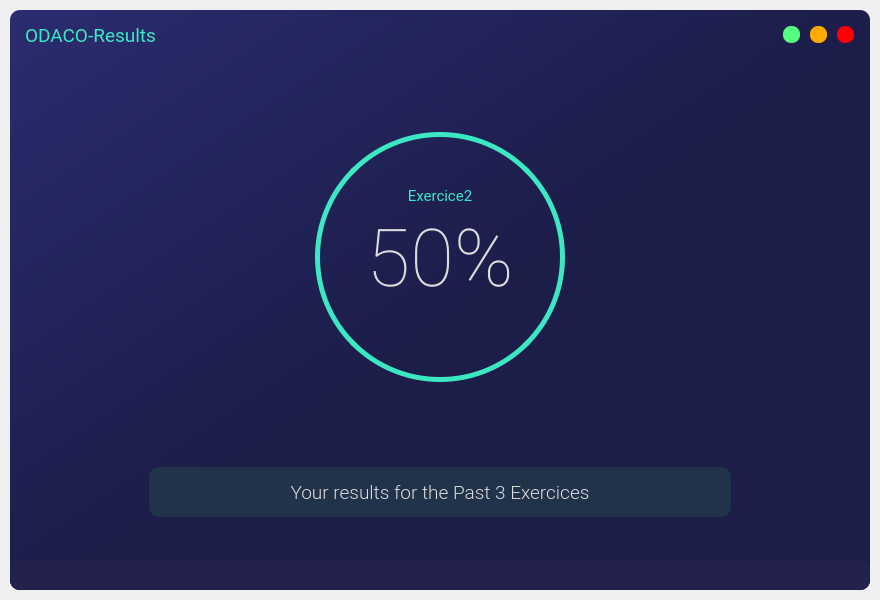
<?xml version="1.0" encoding="UTF-8"?>
<ui version="4.0">
 <class>MainWindow</class>
 <widget class="QMainWindow" name="MainWindow">
  <property name="geometry">
   <rect>
    <x>0</x>
    <y>0</y>
    <width>880</width>
    <height>600</height>
   </rect>
  </property>
  <property name="minimumSize">
   <size>
    <width>880</width>
    <height>600</height>
   </size>
  </property>
  <property name="windowTitle">
   <string>MainWindow</string>
  </property>
  <widget class="QWidget" name="centralwidget">
   <layout class="QVBoxLayout" name="drop_shadow_layout">
    <property name="spacing">
     <number>0</number>
    </property>
    <property name="leftMargin">
     <number>10</number>
    </property>
    <property name="topMargin">
     <number>10</number>
    </property>
    <property name="rightMargin">
     <number>10</number>
    </property>
    <property name="bottomMargin">
     <number>10</number>
    </property>
    <item>
     <widget class="QFrame" name="drop_shadow_frame">
      <property name="styleSheet">
       <string notr="true">background-color: qlineargradient(spread:pad, x1:0, y1:0, x2:1, y2:1, stop:0 rgba(42, 44, 111, 255), stop:0.521368 rgba(28, 29, 73, 255));
border-radius: 10px;</string>
      </property>
      <property name="frameShape">
       <enum>QFrame::NoFrame</enum>
      </property>
      <property name="frameShadow">
       <enum>QFrame::Raised</enum>
      </property>
      <layout class="QVBoxLayout" name="verticalLayout">
       <property name="spacing">
        <number>0</number>
       </property>
       <property name="leftMargin">
        <number>0</number>
       </property>
       <property name="topMargin">
        <number>0</number>
       </property>
       <property name="rightMargin">
        <number>0</number>
       </property>
       <property name="bottomMargin">
        <number>0</number>
       </property>
       <item>
        <widget class="QFrame" name="title_bar">
         <property name="maximumSize">
          <size>
           <width>16777215</width>
           <height>50</height>
          </size>
         </property>
         <property name="styleSheet">
          <string notr="true">background-color: none;</string>
         </property>
         <property name="frameShape">
          <enum>QFrame::NoFrame</enum>
         </property>
         <property name="frameShadow">
          <enum>QFrame::Raised</enum>
         </property>
         <layout class="QHBoxLayout" name="horizontalLayout">
          <property name="spacing">
           <number>0</number>
          </property>
          <property name="leftMargin">
           <number>0</number>
          </property>
          <property name="topMargin">
           <number>0</number>
          </property>
          <property name="rightMargin">
           <number>0</number>
          </property>
          <property name="bottomMargin">
           <number>0</number>
          </property>
          <item>
           <widget class="QFrame" name="frame_title">
            <property name="minimumSize">
             <size>
              <width>0</width>
              <height>50</height>
             </size>
            </property>
            <property name="font">
             <font>
              <family>Roboto Condensed Light</family>
              <pointsize>14</pointsize>
             </font>
            </property>
            <property name="frameShape">
             <enum>QFrame::StyledPanel</enum>
            </property>
            <property name="frameShadow">
             <enum>QFrame::Raised</enum>
            </property>
            <layout class="QVBoxLayout" name="verticalLayout_2">
             <property name="spacing">
              <number>0</number>
             </property>
             <property name="leftMargin">
              <number>15</number>
             </property>
             <property name="topMargin">
              <number>0</number>
             </property>
             <property name="rightMargin">
              <number>0</number>
             </property>
             <property name="bottomMargin">
              <number>0</number>
             </property>
             <item>
              <widget class="QLabel" name="label_title">
               <property name="font">
                <font>
                 <family>Roboto</family>
                 <pointsize>14</pointsize>
                </font>
               </property>
               <property name="styleSheet">
                <string notr="true">color: rgb(60, 231, 195);</string>
               </property>
               <property name="text">
                <string>ODACO-Results</string>
               </property>
              </widget>
             </item>
            </layout>
           </widget>
          </item>
          <item>
           <widget class="QFrame" name="frame_btns">
            <property name="maximumSize">
             <size>
              <width>100</width>
              <height>16777215</height>
             </size>
            </property>
            <property name="frameShape">
             <enum>QFrame::StyledPanel</enum>
            </property>
            <property name="frameShadow">
             <enum>QFrame::Raised</enum>
            </property>
            <layout class="QHBoxLayout" name="horizontalLayout_3">
             <item>
              <widget class="QPushButton" name="btn_maximize">
               <property name="minimumSize">
                <size>
                 <width>16</width>
                 <height>16</height>
                </size>
               </property>
               <property name="maximumSize">
                <size>
                 <width>17</width>
                 <height>17</height>
                </size>
               </property>
               <property name="toolTip">
                <string>Maximize</string>
               </property>
               <property name="styleSheet">
                <string notr="true">QPushButton {
	border: none;
	border-radius: 8px;	
	background-color: rgb(85, 255, 127);
}
QPushButton:hover {	
	background-color: rgba(85, 255, 127, 150);
}</string>
               </property>
               <property name="text">
                <string/>
               </property>
              </widget>
             </item>
             <item>
              <widget class="QPushButton" name="btn_minimize">
               <property name="minimumSize">
                <size>
                 <width>16</width>
                 <height>16</height>
                </size>
               </property>
               <property name="maximumSize">
                <size>
                 <width>17</width>
                 <height>17</height>
                </size>
               </property>
               <property name="toolTip">
                <string>Minimize</string>
               </property>
               <property name="styleSheet">
                <string notr="true">QPushButton {
	border: none;
	border-radius: 8px;		
	background-color: rgb(255, 170, 0);
}
QPushButton:hover {	
	background-color: rgba(255, 170, 0, 150);
}</string>
               </property>
               <property name="text">
                <string/>
               </property>
              </widget>
             </item>
             <item>
              <widget class="QPushButton" name="btn_close">
               <property name="minimumSize">
                <size>
                 <width>16</width>
                 <height>16</height>
                </size>
               </property>
               <property name="maximumSize">
                <size>
                 <width>17</width>
                 <height>17</height>
                </size>
               </property>
               <property name="toolTip">
                <string>Close</string>
               </property>
               <property name="styleSheet">
                <string notr="true">QPushButton {
	border: none;
	border-radius: 8px;		
	background-color: rgb(255, 0, 0);
}
QPushButton:hover {		
	background-color: rgba(255, 0, 0, 150);
}</string>
               </property>
               <property name="text">
                <string/>
               </property>
              </widget>
             </item>
            </layout>
           </widget>
          </item>
         </layout>
        </widget>
       </item>
       <item>
        <widget class="QFrame" name="content_bar">
         <property name="styleSheet">
          <string notr="true">background-color: none;</string>
         </property>
         <property name="frameShape">
          <enum>QFrame::StyledPanel</enum>
         </property>
         <property name="frameShadow">
          <enum>QFrame::Raised</enum>
         </property>
         <layout class="QVBoxLayout" name="verticalLayout_4">
          <item>
           <widget class="QStackedWidget" name="stackedWidget">
            <property name="styleSheet">
             <string notr="true">background-color: none;</string>
            </property>
            <property name="currentIndex">
             <number>0</number>
            </property>
            <widget class="QWidget" name="page_home">
             <layout class="QVBoxLayout" name="verticalLayout_5">
              <property name="spacing">
               <number>0</number>
              </property>
              <property name="leftMargin">
               <number>0</number>
              </property>
              <property name="topMargin">
               <number>0</number>
              </property>
              <property name="rightMargin">
               <number>0</number>
              </property>
              <property name="bottomMargin">
               <number>0</number>
              </property>
              <item>
               <widget class="QFrame" name="frame_content_home">
                <property name="frameShape">
                 <enum>QFrame::StyledPanel</enum>
                </property>
                <property name="frameShadow">
                 <enum>QFrame::Raised</enum>
                </property>
                <layout class="QVBoxLayout" name="verticalLayout_9">
                 <item>
                  <widget class="QFrame" name="frame_infos">
                   <property name="frameShape">
                    <enum>QFrame::StyledPanel</enum>
                   </property>
                   <property name="frameShadow">
                    <enum>QFrame::Raised</enum>
                   </property>
                   <layout class="QHBoxLayout" name="horizontalLayout_4">
                    <item>
                     <widget class="QFrame" name="frame_circle_1">
                      <property name="minimumSize">
                       <size>
                        <width>250</width>
                        <height>250</height>
                       </size>
                      </property>
                      <property name="maximumSize">
                       <size>
                        <width>250</width>
                        <height>250</height>
                       </size>
                      </property>
                      <property name="styleSheet">
                       <string notr="true">QFrame{
	border: 5px solid rgb(60, 231, 195);
	border-radius: 125px;
}
QFrame:hover {
	border: 5px solid rgb(105, 95, 148);
}</string>
                      </property>
                      <property name="frameShape">
                       <enum>QFrame::StyledPanel</enum>
                      </property>
                      <property name="frameShadow">
                       <enum>QFrame::Raised</enum>
                      </property>
                      <layout class="QVBoxLayout" name="verticalLayout_6">
                       <property name="spacing">
                        <number>10</number>
                       </property>
                       <property name="leftMargin">
                        <number>10</number>
                       </property>
                       <property name="topMargin">
                        <number>50</number>
                       </property>
                       <property name="rightMargin">
                        <number>10</number>
                       </property>
                       <property name="bottomMargin">
                        <number>50</number>
                       </property>
                       <item>
                        <widget class="QLabel" name="label">
                         <property name="font">
                          <font>
                           <family>Roboto</family>
                           <pointsize>11</pointsize>
                          </font>
                         </property>
                         <property name="styleSheet">
                          <string notr="true">border: none;
color: rgb(60, 231, 195);</string>
                         </property>
                         <property name="text">
                          <string>Exercice2</string>
                         </property>
                         <property name="alignment">
                          <set>Qt::AlignCenter</set>
                         </property>
                        </widget>
                       </item>
                       <item>
                        <widget class="QLabel" name="label_2">
                         <property name="font">
                          <font>
                           <family>Roboto Thin</family>
                           <pointsize>60</pointsize>
                          </font>
                         </property>
                         <property name="styleSheet">
                          <string notr="true">border: none;
color: rgb(220,220,220);</string>
                         </property>
                         <property name="text">
                          <string>50%</string>
                         </property>
                         <property name="alignment">
                          <set>Qt::AlignCenter</set>
                         </property>
                        </widget>
                       </item>
                       <item>
                        <widget class="QLabel" name="label_4">
                         <property name="font">
                          <font>
                           <family>Roboto</family>
                           <pointsize>10</pointsize>
                          </font>
                         </property>
                         <property name="styleSheet">
                          <string notr="true">border: none;
color: rgb(60, 231, 195);</string>
                         </property>
                         <property name="text">
                          <string/>
                         </property>
                         <property name="alignment">
                          <set>Qt::AlignCenter</set>
                         </property>
                        </widget>
                       </item>
                      </layout>
                     </widget>
                    </item>
                   </layout>
                  </widget>
                 </item>
                 <item alignment="Qt::AlignHCenter">
                  <widget class="QFrame" name="frame_texts">
                   <property name="minimumSize">
                    <size>
                     <width>600</width>
                     <height>0</height>
                    </size>
                   </property>
                   <property name="maximumSize">
                    <size>
                     <width>16777215</width>
                     <height>100</height>
                    </size>
                   </property>
                   <property name="frameShape">
                    <enum>QFrame::StyledPanel</enum>
                   </property>
                   <property name="frameShadow">
                    <enum>QFrame::Raised</enum>
                   </property>
                   <layout class="QVBoxLayout" name="verticalLayout_10">
                    <item>
                     <widget class="QLabel" name="label_13">
                      <property name="maximumSize">
                       <size>
                        <width>600</width>
                        <height>50</height>
                       </size>
                      </property>
                      <property name="palette">
                       <palette>
                        <active>
                         <colorrole role="WindowText">
                          <brush brushstyle="SolidPattern">
                           <color alpha="255">
                            <red>220</red>
                            <green>220</green>
                            <blue>220</blue>
                           </color>
                          </brush>
                         </colorrole>
                         <colorrole role="Button">
                          <brush brushstyle="SolidPattern">
                           <color alpha="255">
                            <red>33</red>
                            <green>50</green>
                            <blue>75</blue>
                           </color>
                          </brush>
                         </colorrole>
                         <colorrole role="Text">
                          <brush brushstyle="SolidPattern">
                           <color alpha="255">
                            <red>220</red>
                            <green>220</green>
                            <blue>220</blue>
                           </color>
                          </brush>
                         </colorrole>
                         <colorrole role="ButtonText">
                          <brush brushstyle="SolidPattern">
                           <color alpha="255">
                            <red>220</red>
                            <green>220</green>
                            <blue>220</blue>
                           </color>
                          </brush>
                         </colorrole>
                         <colorrole role="Base">
                          <brush brushstyle="SolidPattern">
                           <color alpha="255">
                            <red>33</red>
                            <green>50</green>
                            <blue>75</blue>
                           </color>
                          </brush>
                         </colorrole>
                         <colorrole role="Window">
                          <brush brushstyle="SolidPattern">
                           <color alpha="255">
                            <red>33</red>
                            <green>50</green>
                            <blue>75</blue>
                           </color>
                          </brush>
                         </colorrole>
                        </active>
                        <inactive>
                         <colorrole role="WindowText">
                          <brush brushstyle="SolidPattern">
                           <color alpha="255">
                            <red>220</red>
                            <green>220</green>
                            <blue>220</blue>
                           </color>
                          </brush>
                         </colorrole>
                         <colorrole role="Button">
                          <brush brushstyle="SolidPattern">
                           <color alpha="255">
                            <red>33</red>
                            <green>50</green>
                            <blue>75</blue>
                           </color>
                          </brush>
                         </colorrole>
                         <colorrole role="Text">
                          <brush brushstyle="SolidPattern">
                           <color alpha="255">
                            <red>220</red>
                            <green>220</green>
                            <blue>220</blue>
                           </color>
                          </brush>
                         </colorrole>
                         <colorrole role="ButtonText">
                          <brush brushstyle="SolidPattern">
                           <color alpha="255">
                            <red>220</red>
                            <green>220</green>
                            <blue>220</blue>
                           </color>
                          </brush>
                         </colorrole>
                         <colorrole role="Base">
                          <brush brushstyle="SolidPattern">
                           <color alpha="255">
                            <red>33</red>
                            <green>50</green>
                            <blue>75</blue>
                           </color>
                          </brush>
                         </colorrole>
                         <colorrole role="Window">
                          <brush brushstyle="SolidPattern">
                           <color alpha="255">
                            <red>33</red>
                            <green>50</green>
                            <blue>75</blue>
                           </color>
                          </brush>
                         </colorrole>
                        </inactive>
                        <disabled>
                         <colorrole role="WindowText">
                          <brush brushstyle="SolidPattern">
                           <color alpha="255">
                            <red>220</red>
                            <green>220</green>
                            <blue>220</blue>
                           </color>
                          </brush>
                         </colorrole>
                         <colorrole role="Button">
                          <brush brushstyle="SolidPattern">
                           <color alpha="255">
                            <red>33</red>
                            <green>50</green>
                            <blue>75</blue>
                           </color>
                          </brush>
                         </colorrole>
                         <colorrole role="Text">
                          <brush brushstyle="SolidPattern">
                           <color alpha="255">
                            <red>220</red>
                            <green>220</green>
                            <blue>220</blue>
                           </color>
                          </brush>
                         </colorrole>
                         <colorrole role="ButtonText">
                          <brush brushstyle="SolidPattern">
                           <color alpha="255">
                            <red>220</red>
                            <green>220</green>
                            <blue>220</blue>
                           </color>
                          </brush>
                         </colorrole>
                         <colorrole role="Base">
                          <brush brushstyle="SolidPattern">
                           <color alpha="255">
                            <red>33</red>
                            <green>50</green>
                            <blue>75</blue>
                           </color>
                          </brush>
                         </colorrole>
                         <colorrole role="Window">
                          <brush brushstyle="SolidPattern">
                           <color alpha="255">
                            <red>33</red>
                            <green>50</green>
                            <blue>75</blue>
                           </color>
                          </brush>
                         </colorrole>
                        </disabled>
                       </palette>
                      </property>
                      <property name="font">
                       <font>
                        <family>Roboto Light</family>
                        <pointsize>14</pointsize>
                       </font>
                      </property>
                      <property name="styleSheet">
                       <string notr="true">color: rgb(220, 220, 220);
background-color: rgb(33, 50, 75);
border-radius: 10px;</string>
                      </property>
                      <property name="text">
                       <string>Your results for the Past 3 Exercices</string>
                      </property>
                      <property name="alignment">
                       <set>Qt::AlignCenter</set>
                      </property>
                     </widget>
                    </item>
                   </layout>
                  </widget>
                 </item>
                </layout>
               </widget>
              </item>
             </layout>
            </widget>
            <widget class="QWidget" name="page_credits">
             <widget class="QFrame" name="frame_content_credits">
              <property name="geometry">
               <rect>
                <x>90</x>
                <y>70</y>
                <width>120</width>
                <height>80</height>
               </rect>
              </property>
              <property name="frameShape">
               <enum>QFrame::StyledPanel</enum>
              </property>
              <property name="frameShadow">
               <enum>QFrame::Raised</enum>
              </property>
             </widget>
            </widget>
           </widget>
          </item>
         </layout>
        </widget>
       </item>
       <item>
        <widget class="QFrame" name="credits_bar">
         <property name="maximumSize">
          <size>
           <width>16777215</width>
           <height>30</height>
          </size>
         </property>
         <property name="styleSheet">
          <string notr="true">background-color: rgb(33, 33, 75);</string>
         </property>
         <property name="frameShape">
          <enum>QFrame::NoFrame</enum>
         </property>
         <property name="frameShadow">
          <enum>QFrame::Raised</enum>
         </property>
         <layout class="QHBoxLayout" name="horizontalLayout_2">
          <property name="spacing">
           <number>0</number>
          </property>
          <property name="leftMargin">
           <number>0</number>
          </property>
          <property name="topMargin">
           <number>0</number>
          </property>
          <property name="rightMargin">
           <number>0</number>
          </property>
          <property name="bottomMargin">
           <number>0</number>
          </property>
          <item>
           <widget class="QFrame" name="frame_label_credits">
            <property name="frameShape">
             <enum>QFrame::StyledPanel</enum>
            </property>
            <property name="frameShadow">
             <enum>QFrame::Raised</enum>
            </property>
            <layout class="QVBoxLayout" name="verticalLayout_3">
             <property name="spacing">
              <number>0</number>
             </property>
             <property name="leftMargin">
              <number>15</number>
             </property>
             <property name="topMargin">
              <number>0</number>
             </property>
             <property name="rightMargin">
              <number>0</number>
             </property>
             <property name="bottomMargin">
              <number>0</number>
             </property>
            </layout>
           </widget>
          </item>
          <item>
           <widget class="QFrame" name="frame_grip">
            <property name="minimumSize">
             <size>
              <width>30</width>
              <height>30</height>
             </size>
            </property>
            <property name="maximumSize">
             <size>
              <width>30</width>
              <height>30</height>
             </size>
            </property>
            <property name="styleSheet">
             <string notr="true">padding: 5px;</string>
            </property>
            <property name="frameShape">
             <enum>QFrame::StyledPanel</enum>
            </property>
            <property name="frameShadow">
             <enum>QFrame::Raised</enum>
            </property>
           </widget>
          </item>
         </layout>
        </widget>
       </item>
      </layout>
     </widget>
    </item>
   </layout>
  </widget>
 </widget>
 <resources/>
 <connections/>
</ui>
